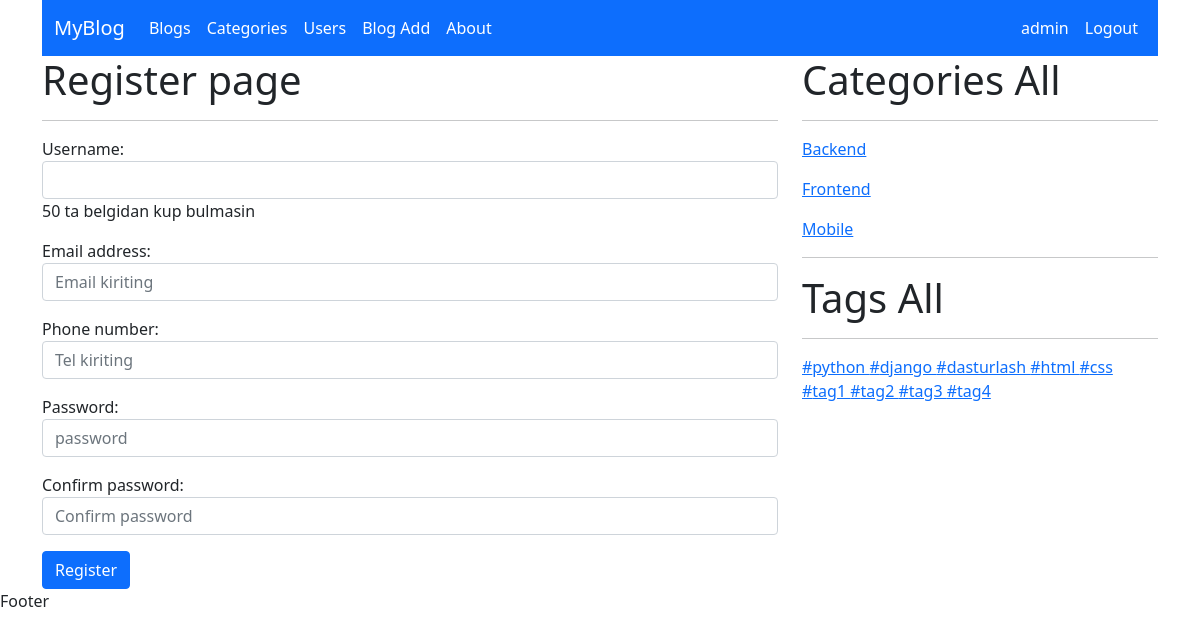
The app's page /user/register/ (signed in) with its own data.
### user/models.py (models this page shows, shortened)
class UserProfile(AbstractUser):
    username = models.CharField(max_length=50, unique=True,
                                help_text="50 ta belgidan kup bulmasin"
                                )
    image = models.ImageField(upload_to='user/', null=True, blank=True)
    bio = models.CharField(max_length=200, null=True, blank=True)
    birthday = models.DateField(null=True, blank=True)
    address = models.CharField(max_length=200, null=True, blank=True)
    phone_number = models.CharField(max_length=13, null=True, blank=True)
    USERNAME_FIELD = "username"

### blog/models.py (models this page shows, shortened)
class Category(models.Model):
    name = models.CharField(max_length=100)
    slug = models.SlugField(max_length=100, unique=True)
    image = models.ImageField(upload_to='category/')
    description = RichTextField()
    user = models.ManyToManyField(UserProfile)

class Tag(models.Model):
    name = models.CharField(max_length=100)
    slug = models.SlugField(max_length=100, unique=True)

### user/views.py (the view)
# urls.py: path('register/', RegisterView.as_view(), name='register'),
class RegisterView(BasicView, CreateView):
    form_class = RegisterForm
    template_name = 'register.html'
    success_url = reverse_lazy('login')
    def get_context_data(self, **kwargs):
        context = super().get_context_data(**kwargs)
        context['categories'] = self.category()
        context['tags'] = self.tag()
        return context

### user/forms.py
class RegisterForm(UserCreationForm):
    password1 = forms.CharField(
        label="Password",
        widget=forms.PasswordInput(
            attrs={'class': 'form-control', 'type': 'password', 'placeholder': 'password'}),
    )
    password2 = forms.CharField(
        label="Confirm password",
        widget=forms.PasswordInput(
            attrs={'class': 'form-control', 'type': 'password', 'placeholder': 'Confirm password'}),
    )
    class Meta:
        model = UserProfile
        fields = ['username', 'email', 'phone_number', 'password1', 'password2']
        widgets = {
            'username': forms.TextInput(attrs={'name': 'username', 'class': 'form-control'}),
            'email': forms.EmailInput(
                attrs={'name': 'email', 'class': 'form-control', 'placeholder': 'Email kiriting'}),
            'phone_number': forms.TextInput(
                attrs={'class': 'form-control', 'placeholder': 'Tel kiriting'}),
        }

### blog/views.py (called while the page is built)
    def category(self):
        categories = Category.objects.all()
        return categories

    def tag(self):
        tags = Tag.objects.all()
        return tags

### templates/register.html (shortened to what this page needs)
{% extends 'base.html' %}
{% block content %}
    <h1>Register page</h1>
    <hr>
    <form method="post">
        {{ form.as_p }}
        <button type="submit" class="btn btn-primary">Register</button>
    </form>
{% endblock %}

### templates/base.html (shortened to what this page needs)
<!DOCTYPE html>
<html lang="en">
<head>
    {% load static %}
    <link rel="stylesheet" href="{% static 'css/bootstrap.css' %}">
</head>
<body>
<div class="container">
    {% include 'header.html' %}
    <div class="row">
        <div class="col-lg-8">
            {% block content %}
            {% endblock %}
        </div>
        <div class="col-lg-4">
            <h1>Categories All</h1>
            <hr>
            {% for c in categories %}
                <p><a href="{% url 'category_blog' c.slug %}">{{ c.name }}</a></p>
            {% endfor %}
            <hr>
            <h1>Tags All</h1>
            <hr>
            {% for tag in tags %}
                <a href="{% url 'tag_blog' tag.slug %}">#{{ tag.name }} </a>
            {% endfor %}
        </div>
    </div>
</div>
<footer>
    Footer
</footer>
</body>
</html>

### templates/header.html (shortened to what this page needs)
<nav class="navbar navbar-expand-lg navbar-dark bg-primary">
    <div class="container">
        <a class="navbar-brand" href="{% url 'home' %}">MyBlog</a>
        <div class="collapse navbar-collapse" id="navbarSupportedContent">
            <ul class="navbar-nav me-auto mb-2 mb-lg-0">
                <li class="nav-item">
                    <a class="nav-link active" aria-current="page" href="{% url 'home' %}">Blogs</a>
                </li>
                <li class="nav-item">
                    <a class="nav-link active" href="{% url 'category_list' %}">Categories</a>
                </li>
                <li class="nav-item">
                    <a href="#" class="nav-link active">Users</a>
                </li>
                <li class="nav-item">
                    <a href="{% url 'create' %}" class="nav-link active">Blog Add</a>
                </li>
                <li class="nav-item">
                    <a class="nav-link active">About</a>
                </li>
            </ul>
            <ul class="navbar-nav  mb-2 mb-lg-0">
                {% if user.is_authenticated %}
                <li class="nav-item">
                    <a href="{% url 'profile' %}" class="nav-link active">{{ user.username }}</a>
                </li>
                <li class="nav-item">
                    <a href="{% url 'logout' %}" class="nav-link active">Logout</a>
                </li>
                {% endif %}
            </ul>
        </div>
    </div>
</nav>

### records on screen
UserProfile: username "admin"
Category: name "Backend"
Category: name "Frontend"
Category: name "Mobile"
Tag: name "python"
Tag: name "django"
Tag: name "dasturlash"
Tag: name "html"
Tag: name "css"
Tag: name "tag1"
Tag: name "tag2"
Tag: name "tag3"
Tag: name "tag4"
